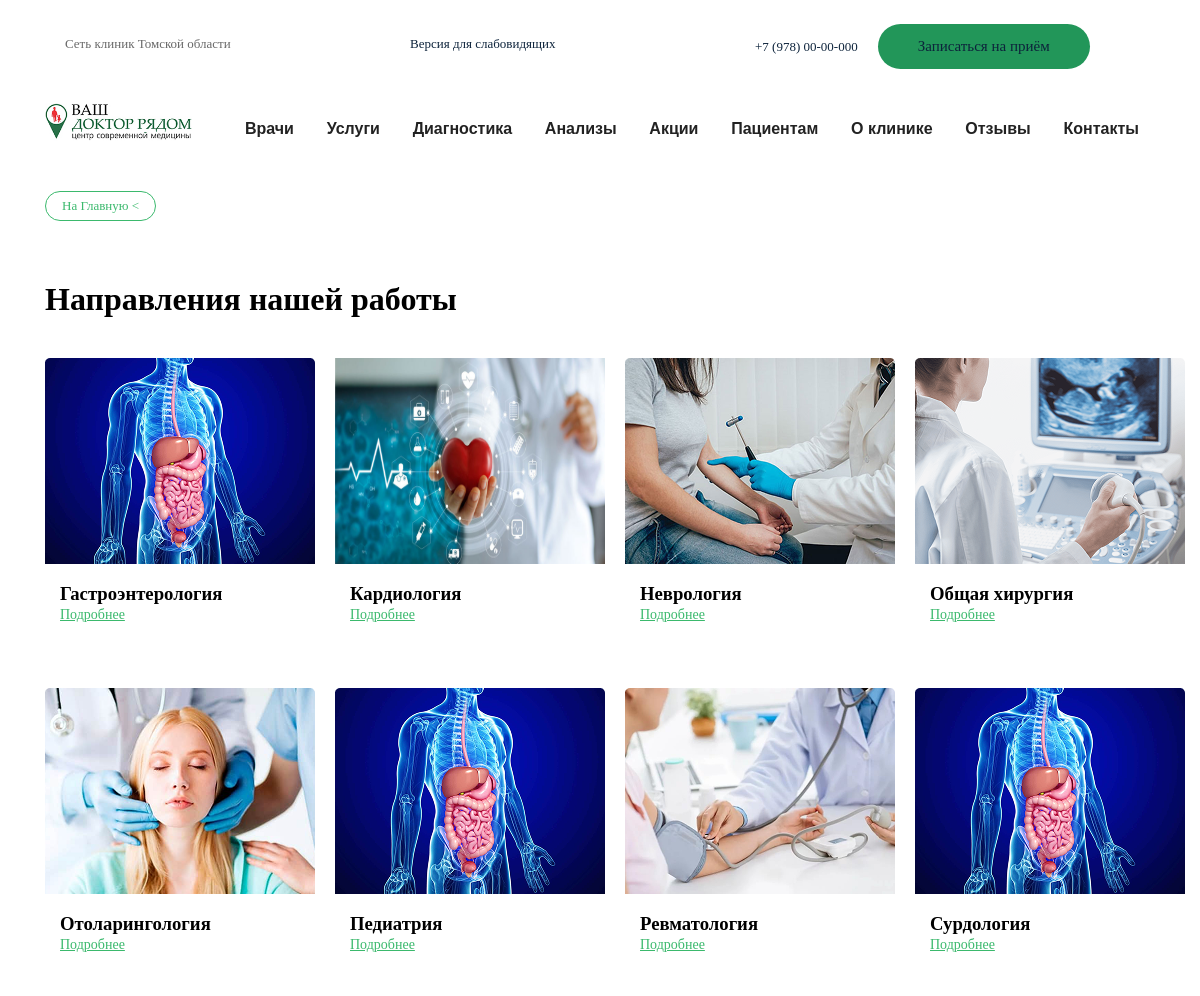
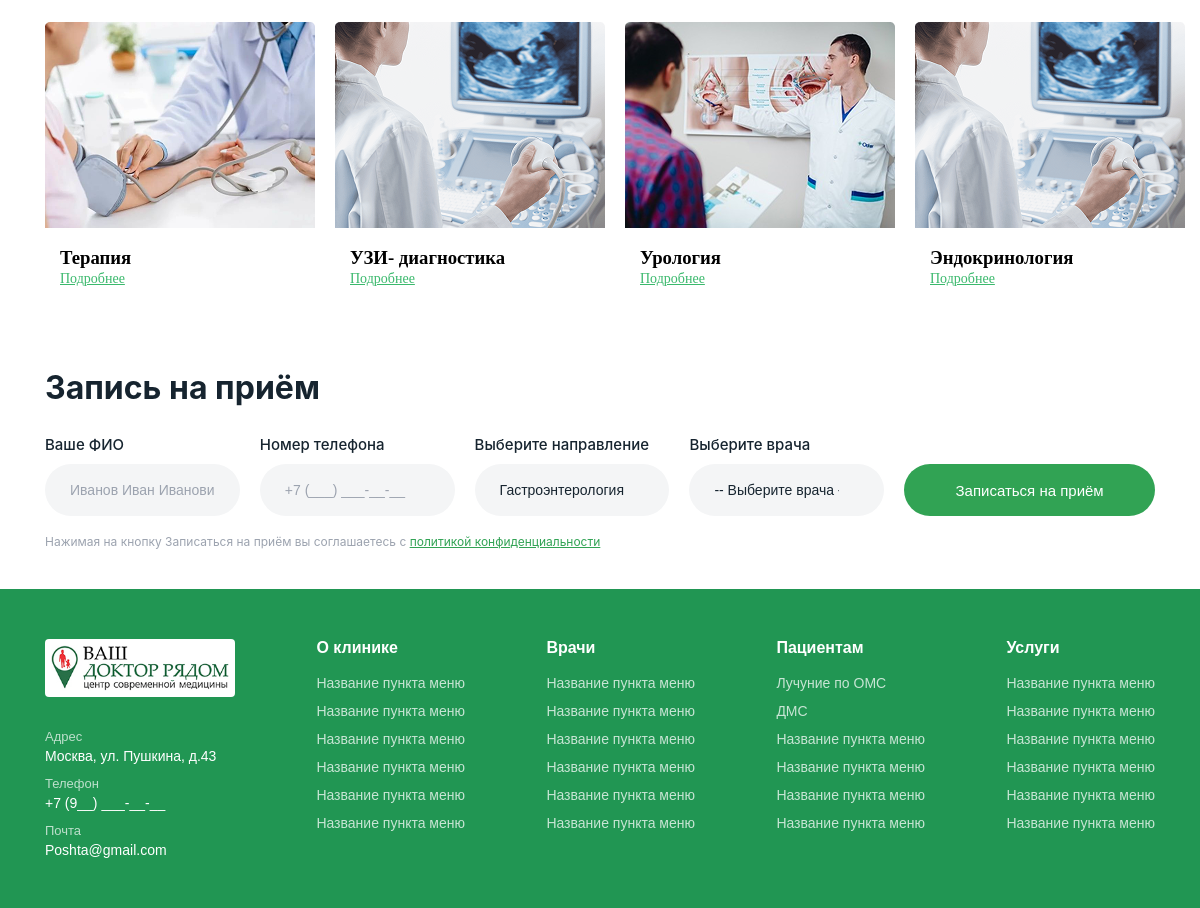
The app's page /directions/ with its own data (2 pictures, top to bottom).
### clinic/models.py (models this page shows, shortened)
class Direction(models.Model):
    name = models.CharField(max_length=200)
    slug = models.SlugField(unique=True)
    image = models.ImageField(upload_to='directions/')
    description = models.TextField(blank=True)
    class Meta:
        verbose_name = 'Направление'
        verbose_name_plural = 'Направления'
        ordering = ['name']

### clinic/views.py (the view)
# urls.py: path('directions/',views.direction_list,name='direction_list'),
def direction_list(request):
    directions = Direction.objects.all()
    return render(request,'directions.html',{'directions':directions})

### templates/directions.html
{% extends 'base.html' %}
{% load static %}
{% block extra_css %}
<link rel="stylesheet" href="{%  static 'css/home.css'   %}">
{% endblock %}
{% block content %}
<section>
    <section class="directions">
<div class="container">
<div class="direction_head">
<h2>Направления нашей работы</h2>
</div>
<div class="direction_list direction_list--all">
    {% for direction in directions %}
        <div class="card">
            <img src="{{ direction.image.url }}" alt="{{ direction.name }}" class="card_img">
            <div class="card_body">
                <h3>{{ direction.name }}</h3>
                <a href="{% url 'direction_detail' direction.slug %}">Подробнее</a>
            </div>
        </div>
    {% endfor %}
</div>
</div>
</section>
</section>
{% include 'appointment_block.html' %}
{% endblock %}

### static/css/base.css (style rules this page uses)
* { margin:0; padding: 0; box-sizing: border-box; }
.container a { text-decoration: none; color: #0D233B; }

### static/css/home.css (style rules this page uses)
.container { max-width: 1140px; margin: 0 auto; padding: 0 15px; }

### records on screen
Direction: image (picture), name "Гастроэнтерология"
Direction: image (picture), name "Кардиология"
Direction: image (picture), name "Неврология"
Direction: image (picture), name "Общая хирургия"
Direction: image (picture), name "Отоларингология"
Direction: image (picture), name "Педиатрия"
Direction: image (picture), name "Ревматология"
Direction: image (picture), name "Сурдология"
Direction: image (picture), name "Терапия"
Direction: image (picture), name "УЗИ- диагностика"
Direction: image (picture), name "Урология"
Direction: image (picture), name "Эндокринология"

### other values on screen
form field direction "Гастроэнтерология"
